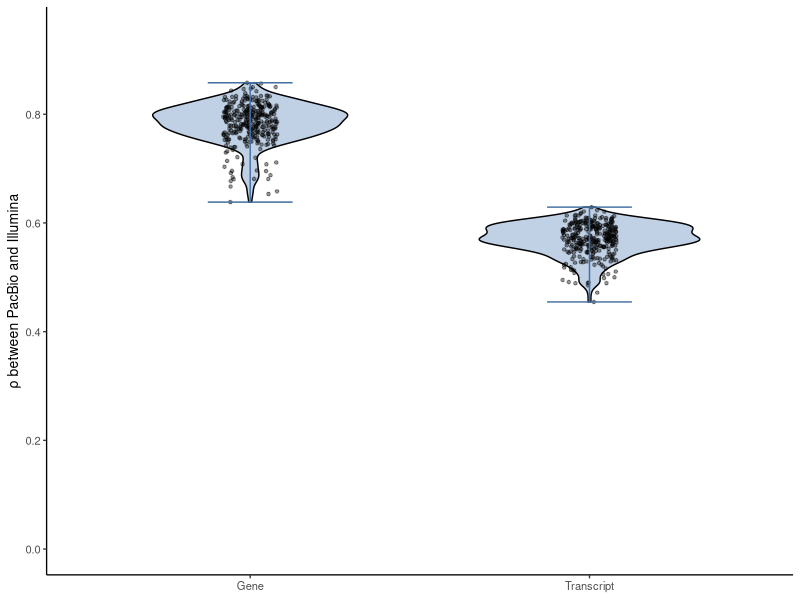
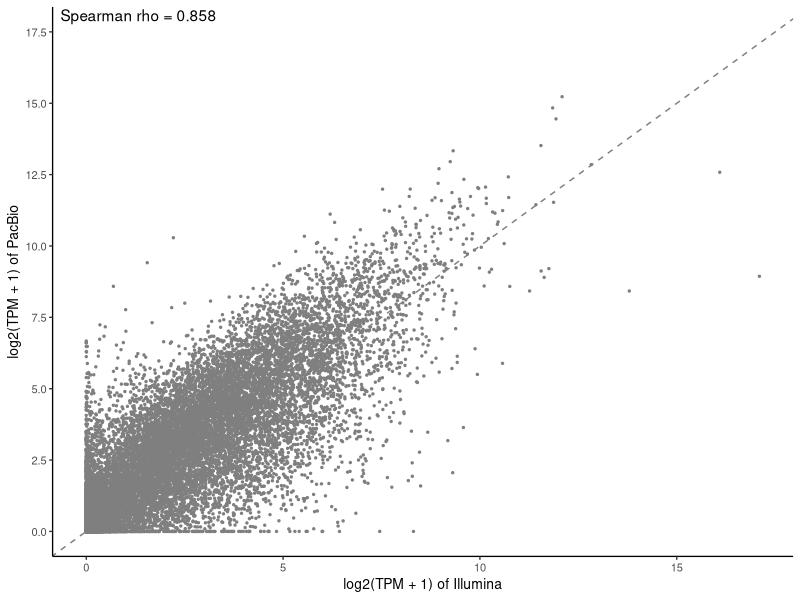
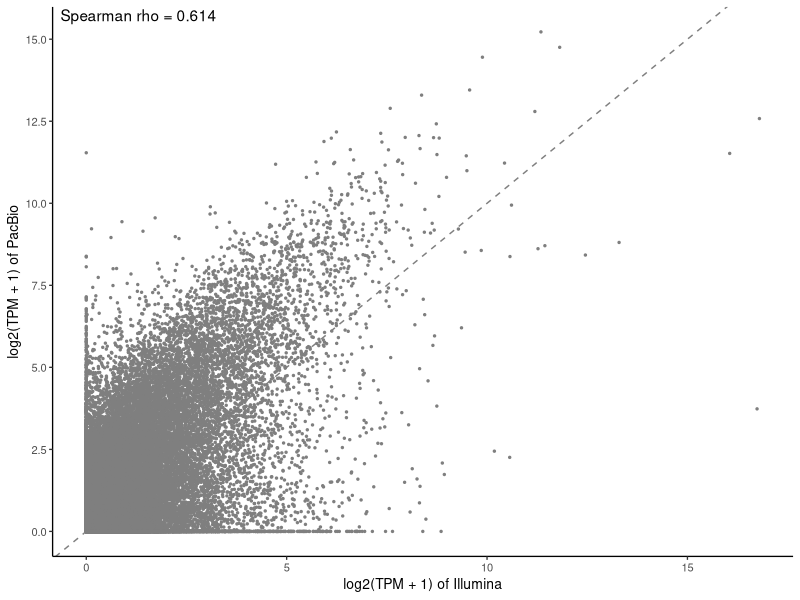

R code for these plots, in order:
#===============================================#
# PacBio versus Illumina  #
#Supp-Figure-15 #
#===============================================#
library(ggplot2)
library(ggpubr)
library(tidyverse)
library(data.table)

setwd("/media/london_A/mengxin/GTOP_code/supp/supp_fig15. Figure S11/input")


# Supp.Fig.15a PacBio versus Illumina sample Spearman correlations---------------------

theme_gtop <- function(base_size = 10) {
  theme_classic(base_size = base_size) +
    theme(
      legend.title = element_blank(),
      axis.text.x = element_text(angle = 45, hjust = 1),
      plot.title = element_blank()
    )
}
data <- read.delim("Fig_S15a.txt", check.names = FALSE)
data$level <- factor(data$level, levels = c("gene", "transcript"), labels = c("Gene", "Transcript"))
ggplot(data, aes(level, correlation, fill = level)) +
  geom_violin(width = 0.65, color = "black", alpha = 0.8) +
  geom_jitter(width = 0.08, size = 0.9, alpha = 0.4, color = "black") +
  stat_summary(fun.min = min, fun.max = max, fun = median,
               geom = "errorbar", width = 0.25, linewidth = 0.5, color = "#4470a4") +
  scale_y_continuous(breaks = seq(0, 0.8, by = 0.2)) +
  scale_fill_manual(values = c("Gene" = "#B0C4DE", "Transcript" = "#B0C4DE")) +
  coord_cartesian(ylim = c(0, 0.95)) +
  labs(x = NULL, y = "\u03c1 between PacBio and Illumina") +
  theme_gtop() +
  theme(legend.position = "none", axis.text.x = element_text(angle = 0, hjust = 0.5))

# Supp.Fig.15b  example gene-level LR/SR correlation-------------------------------

theme_gtop <- function(base_size = 10) {
  theme_classic(base_size = base_size) +
    theme(
      legend.title = element_blank(),
      axis.text.x = element_text(angle = 45, hjust = 1),
      plot.title = element_blank()
    )
}
data <- read.delim("Fig_S15b.txt", check.names = FALSE)
rho <- suppressWarnings(cor(data$`short-read`, data$`long-read`, method = "spearman", use = "complete.obs"))
ggplot(data, aes(`short-read`, `long-read`)) +
  geom_point(size = 0.5, color="grey50") +
  geom_abline(slope = 1, intercept = 0, linetype = "dashed", color = "grey50") +
  scale_y_continuous(breaks = seq(0, 17.5, by = 2.5)) +
  coord_cartesian(ylim = c(0, 17.5))+
  annotate("text", x = -Inf, y = Inf, hjust = -0.05, vjust = 1.2, label = sprintf("Spearman rho = %.3f", rho)) +
  labs(x = "log2(TPM + 1) of Illumina", y = "log2(TPM + 1) of PacBio", title = "Gene") +
  theme_gtop() +
  theme(axis.text.x = element_text(angle = 0, hjust = 0.5))

# Supp.Fig.15c gene expression correlation between Illumina and Pacbio --------

theme_gtop <- function(base_size = 10) {
  theme_classic(base_size = base_size) +
    theme(
      legend.title = element_blank(),
      axis.text.x = element_text(angle = 45, hjust = 1),
      plot.title = element_blank()
    )
}
data <- read.delim("Fig_S15c.txt", check.names = FALSE)
rho <- suppressWarnings(cor(data$`short-read`, data$`long-read`, method = "spearman", use = "complete.obs"))
ggplot(data, aes(`short-read`, `long-read`)) +
  geom_point(size = 0.5, color="grey50") +
  scale_y_continuous(breaks = seq(0, 15, by = 2.5)) +
  geom_abline(slope = 1, intercept = 0, linetype = "dashed", color = "grey50") +
  annotate("text", x = -Inf, y = Inf, hjust = -0.05, vjust = 1.2, label = sprintf("Spearman rho = %.3f", rho)) +
  labs(x = "log2(TPM + 1) of Illumina", y = "log2(TPM + 1) of PacBio", title = "Transcript") +
  theme_gtop() +
  theme(axis.text.x = element_text(angle = 0, hjust = 0.5))
